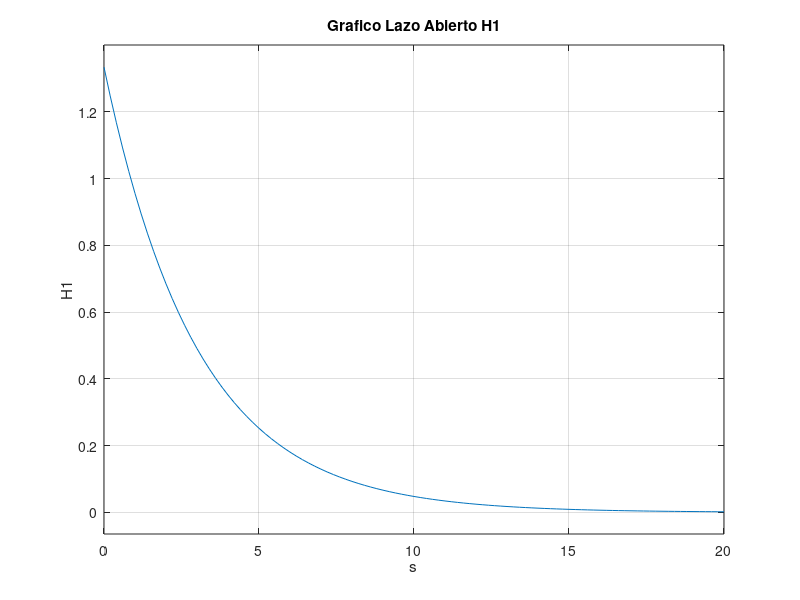
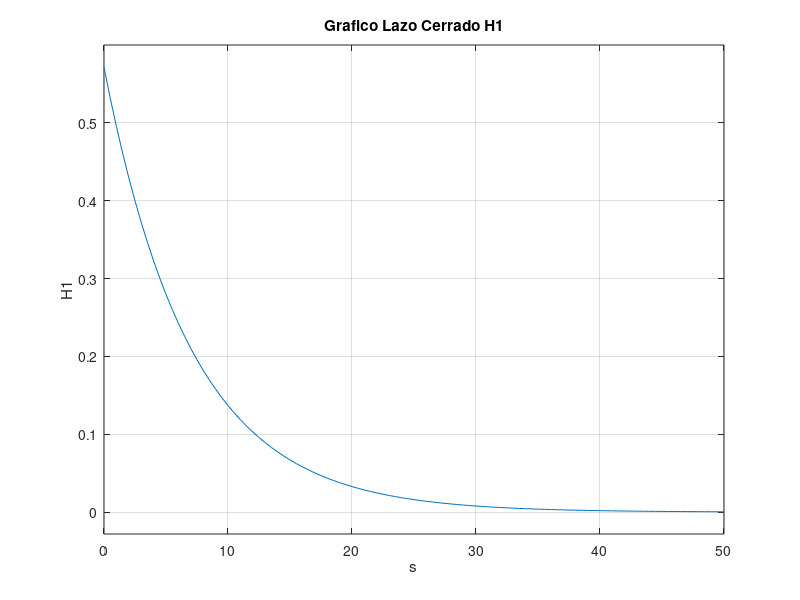
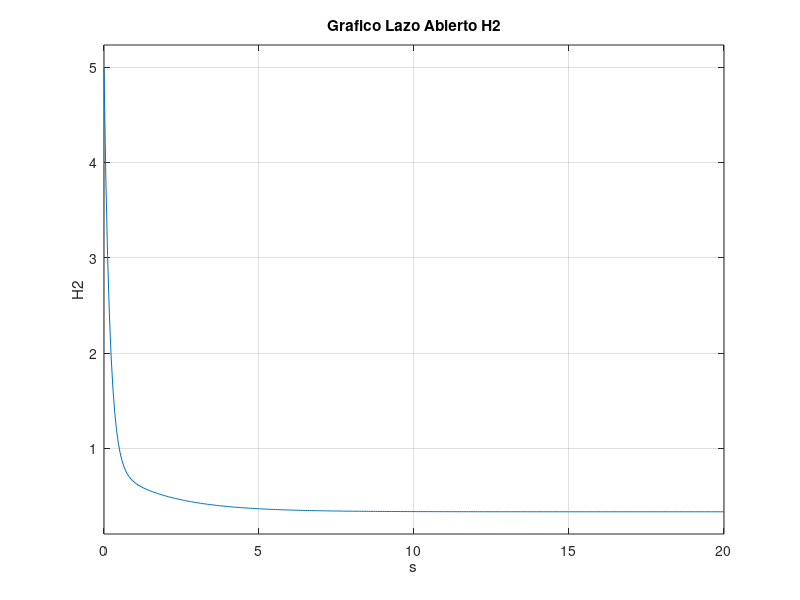
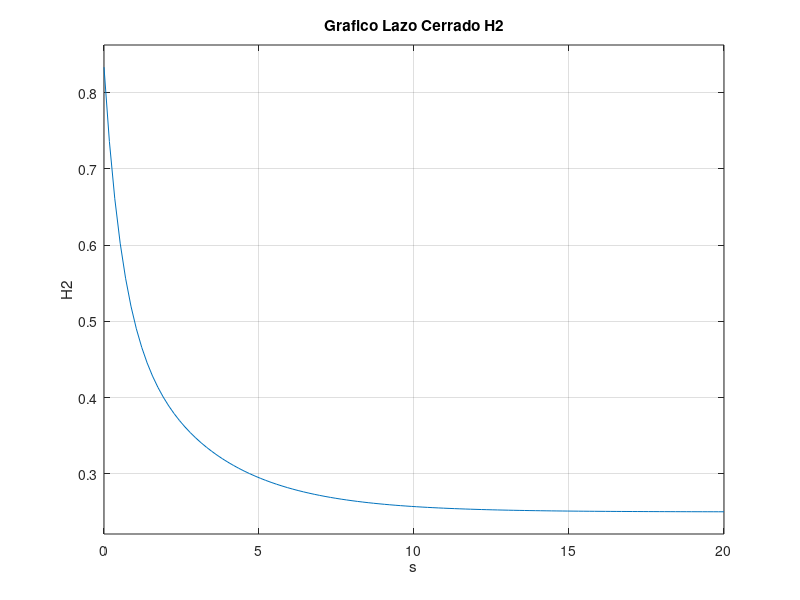

Here is the MATLAB script that generated these plots, in order:
% Parte 1

% Parámetro "s"
s = tf("s");

% Función de transferencia H1
H1 = (4*s)/(3*s + 1);

% Lazo abierto para H1 es:
lazo_abierto_h1 = H1;   % u(s) -> H1 -> y(s)

% Para obtener el lazo cerrado, se requiere una retroalimentación con 
% H = 1/(1 + H1)
% Lazo cerrado para H1 es:
lazo_cerrado_h1 = feedback(H1, 1, -1);

% Ceros H1
ceros_lazo_abierto_h1 = zero(lazo_abierto_h1);
ceros_lazo_cerrado_h1 = zero(lazo_cerrado_h1);

% Polos H1
polos_lazo_abierto_h1 = pole(lazo_abierto_h1);
polos_lazo_cerrado_h1 = pole(lazo_cerrado_h1);

% Grafico Lazo Abierto H1
figure(1);
step(lazo_abierto_h1);
title("Grafico Lazo Abierto H1");
grid("on");
xlabel("s");
ylabel("H1");

% Grafico Lazo Cerrado H1
figure(2);
step(lazo_cerrado_h1);
title("Grafico Lazo Cerrado H1");
grid("on");
xlabel("s");
ylabel("H1");

% Función de transferencia H2
H2 = (5*s^2 + 7*s + 1)/(s^2 + 6*s + 3);

% Lazo abierto para H2 es:
lazo_abierto_h2 = H2;

% Para obtener el lazo cerrado, se requiere una retroalimentación con
% H = 1/(1 + H2)
% Lazo cerrado para H2 es:
lazo_cerrado_h2 = feedback(H2, 1, -1);

% Ceros H2
ceros_lazo_abierto_h2 = zero(lazo_abierto_h2);
ceros_lazo_cerrado_h2 = zero(lazo_cerrado_h2);

% Polos H2
polos_lazo_abierto_h2 = pole(lazo_abierto_h2);
polos_lazo_cerrado_h2 = pole(lazo_cerrado_h2);

% Grafico Lazo Abierto H2
figure(3);
step(lazo_abierto_h2);
title("Grafico Lazo Abierto H2");
grid("on");
xlabel("s");
ylabel("H2");

% Grafico Lazo Cerrado H2
figure(4);
step(lazo_cerrado_h2);
title("Grafico Lazo Cerrado H2");
grid("on");
xlabel("s");
ylabel("H2");

